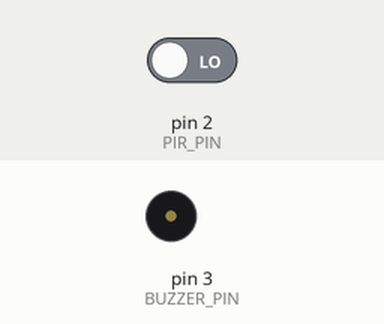
Recording of a sketch running on a simulated Arduino Uno, built with avr-gcc and run on an emulated ATmega328P. Shown: buzzer (waves = sounding, pin HIGH). The test bench sets the inputs (shaded band); at power-on: pin 2 (PIR_PIN) LOW.

Above: at 1.2 s.
1.3 s: pin 2 (PIR_PIN) driven HIGH
At 2.0 s:
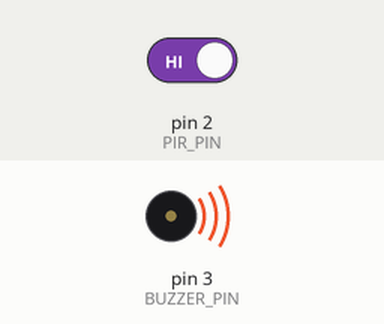
2.8 s: pin 2 (PIR_PIN) driven LOW
At 3.1 s:
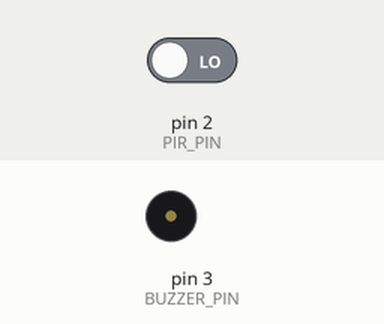
Timing chart, 0 to 5.8 s (numbered marks = the images above; inputs shaded):
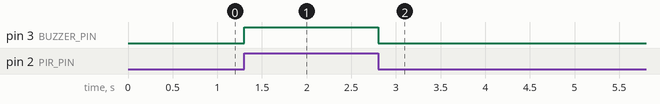

Measured:
- after the input at 1.3 s, pin 3 (BUZZER_PIN): LOW → HIGH at once
- after the input at 2.8 s, pin 3 (BUZZER_PIN): HIGH → LOW at once

The sketch:

Sensor_de_proximidad.ino
```cpp
#define PIR_PIN 2 // Define el pin al que está conectado el sensor PIR
#define BUZZER_PIN 3 // Define el pin al que está conectado el buzzer
/**
Programa que hace sonar un buzzer cuando el sensor PIR se activa
**/
void setup() {
  pinMode(PIR_PIN, INPUT); // Configura el pin del PIR como entrada
  pinMode(BUZZER_PIN, OUTPUT); // Configura el pin del buzzer como salida
}

void loop() {
  int pirValue = digitalRead(PIR_PIN); // Lee el valor del sensor PIR

  if(pirValue == HIGH) { // Si el sensor PIR está activado
    digitalWrite(BUZZER_PIN, HIGH); // Hace sonar el buzzer
  } else {
    digitalWrite(BUZZER_PIN, LOW); // Apaga el buzzer
  }
}
```
